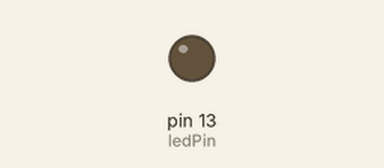
A sketch run on a simulated Arduino Uno, built with avr-gcc and run on an emulated ATmega328P. Shown: output pins drawn as LEDs (lit = HIGH).

Above: at 1.4 s.
At 3.7 s:
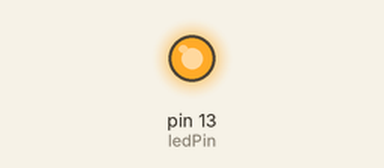
Timing chart, 0 to 10.4 s (numbered marks = the images above):
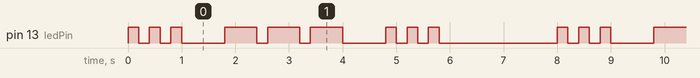

The sketch:

morse_sos.ino
```cpp
// morse_sos.ino
// Blink SOS in Morse code (... --- ...)

int ledPin = 13; // built-in LED

void setup() {
  pinMode(ledPin, OUTPUT);
}

// Function to blink dot (short blink)
void dot() {
  digitalWrite(ledPin, HIGH);
  delay(200); // short on
  digitalWrite(ledPin, LOW);
  delay(200); // gap
}

// Function to blink dash (long blink)
void dash() {
  digitalWrite(ledPin, HIGH);
  delay(600); // long on
  digitalWrite(ledPin, LOW);
  delay(200); // gap
}

void loop() {
  // S = dot dot dot
  dot(); dot(); dot();
  delay(600); // letter gap

  // O = dash dash dash
  dash(); dash(); dash();
  delay(600); // letter gap

  // S = dot dot dot
  dot(); dot(); dot();
  delay(2000); // word gap before repeating
}
```

Measured:
- by itself, pin 13 (ledPin): repeats every 8.0 s: 2 × (LOW 0.20 s, HIGH 0.20 s), LOW 0.80 s, 2 × (HIGH 0.60 s, LOW 0.20 s), HIGH 0.60 s, LOW 0.80 s, 2 × (HIGH 0.20 s, LOW 0.20 s), HIGH 0.20 s, LOW 2.2 s, HIGH 0.20 s
- by itself, everything shown: repeats every 8.0 s, in 18 steps
